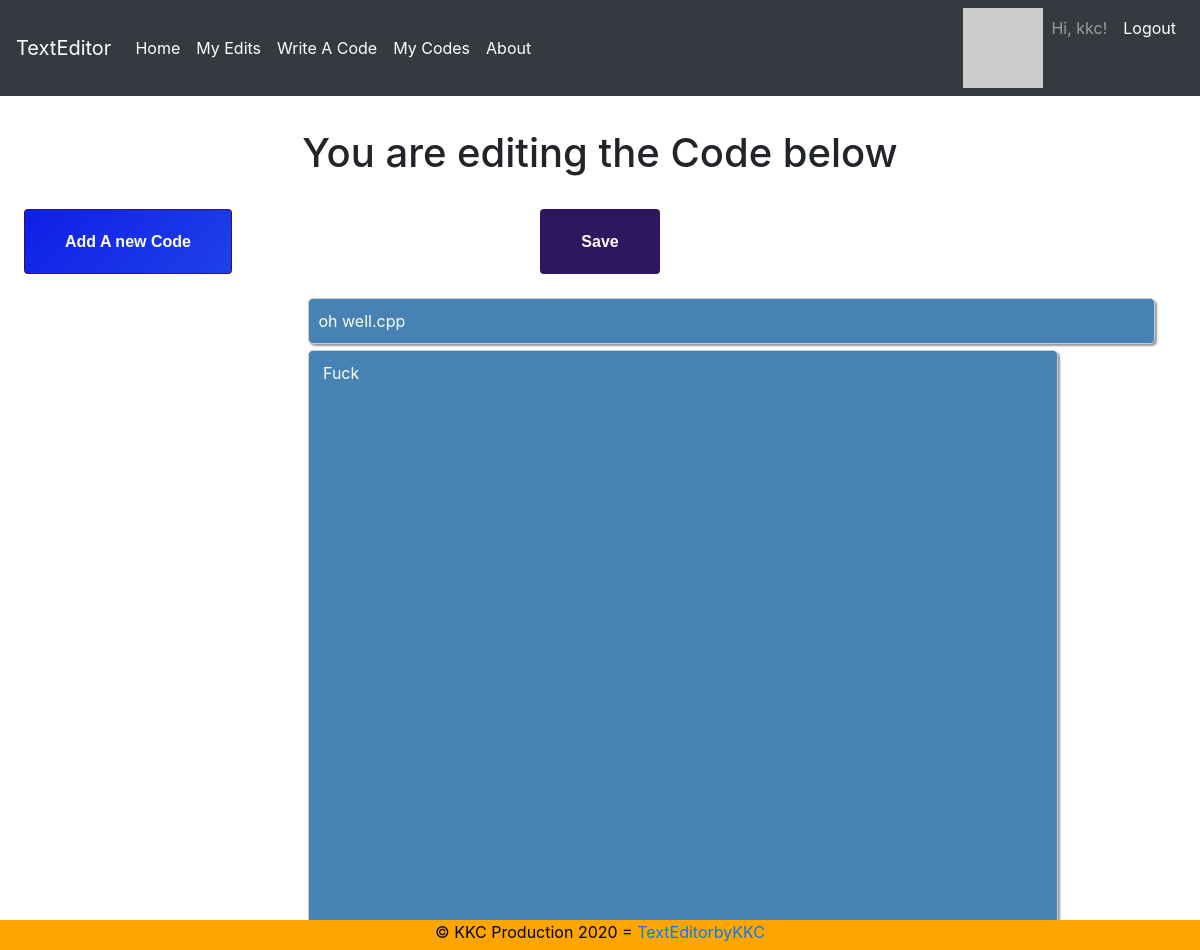
The page /editcodes/1 (signed in) on the database its author committed.
### app/models.py (models this page shows, shortened)
class User(UserMixin, db.Model):
    id = db.Column(db.Integer, primary_key=True)
    username = db.Column(db.String(64), index=True, unique=True)
    email = db.Column(db.String(120), index=True, unique=True)
    password_hash = db.Column(db.String(128))
    posts = db.relationship('EditorData', backref='author', lazy='dynamic')
    codes = db.relationship('CodeData', backref='author', lazy='dynamic')
    def avatar(self, size):
        digest = md5(self.email.lower().encode('utf-8')).hexdigest()
        return 'https://www.gravatar.com/avatar/{}?d=identicon&s={}'.format(
            digest, size)

class CodeData(db.Model):
    id = db.Column(db.Integer, primary_key=True)
    name = db.Column(db.Text)
    code = db.Column(db.Text)
    user_id = db.Column (db.Integer, db.ForeignKey('user.id'))

### app/routes.py (the view, shortened to what this page needs)
@app.route('/editcodes/<int:id>', methods=['GET', 'POST'])
@login_required
def editcode(id):
    code = CodeData.query.filter_by(id=id).first()
    return render_template('editcodes.html', code=code, title='Edit My Code')

### app/models.py (called while the page is built)
@login.user_loader
def load_user(id):
    return User.query.get(int(id))

### app/templates/editcodes.html
{% extends "base.html" %} {% block content %}
<center>
  <h1> You are editing the Code below </h1></center>
  <div class="row">
      <div class="col-lg-3 col-md-4 col-sm-6">
          <a href="/codingtab" target="_blank" class="btn --animated">
              <span>Add A new Code</span>
          </a>
      </div>
      <div class="col-lg-6 col-md-8 col-sm-12">
        <form method="POST">
            <Center><input type="submit" value="Save" class="btn --animated"></Center>
            <center > <textarea id="name" name="name" style="resize: none;" rows="1" cols="79" >{{ code.name }}</textarea> </center>
            <center> <textarea id="textpad" name="textpad" style="width:750px;height:600px;display:block;"> {{ code.code }}</textarea></center>
        </form>
      </div>
      <div class="col-lg-3 col-md-4 col-sm-6">
      </div>
  </div>
 {% endblock %}

### app/templates/base.html (shortened to what this page needs)
<!DOCTYPE html>
<html lang="en">
<head>
    <link rel="stylesheet" href="https://stackpath.bootstrapcdn.com/bootstrap/4.1.3/css/bootstrap.min.css">
</head>
<body>
  <div class="fixed-top">
  <nav class="navbar navbar-expand-md navbar-dark bg-dark justify-content-end">
    <a class="navbar-brand" href="{{url_for('index')}}">TextEditor</a>
    <div class="collapse navbar-collapse" id="navbarSupportedContent">
      <ul class="navbar-nav ">
        <li class="nav-item active">
          <a class="nav-link" href="{{ url_for('index') }}">Home<span class="sr-only">(current)</span></a>
        </li>
        {% if current_user.is_anonymous %}
        <li class="nav-item active">
          <a class="nav-link" href="{{ url_for('login') }}">login</a>
        </li>
        {% else %}
        <li class="nav-item active">
          <a class="nav-link" href="/myedits">My Edits</a>
        </li>
        <li class="nav-item active">
          <a class="nav-link" href="/codingtab">Write A Code<span class="sr-only">(current)</span></a>
        </li>
        <li class="nav-item active">
          <a class="nav-link" href="/mycodes">My Codes</a>
        </li>
        <li class="nav-item active">
          <a class="nav-link" href="/about">About</a>
        </li>
      </ul>
    </div>
    <div class="collapse navbar-collapse flex-grow-0" id="navbarSupportedContent">
      <ul class="navbar-nav text-right">
      <li>
        <img src="{{ current_user.avatar(50) }}">
      </li>
      <li class="nav-item" >
        <a class="nav-link"> Hi, {{ current_user.username }}!</a></li>
        <li class="nav-item active">
           <a class="nav-link" href="{{ url_for('logout') }}">Logout</a></li>
        {% endif %}
      </ul>
    </div>
  </nav>
  </div>
        <h1 style="color: white;">
        </h1>
        <br><br><br><br>
        {% block content %}{% endblock %}
<footer><center>© KKC Production 2020 =
  <a href="{{ url_for('index')}}"> TextEditorbyKKC</a> </center>
</footer>
</body>
</html>

### app/templates/base.html (style rules this page uses)
a { text-decoration:none; }
textarea { background-color:rgb(70,130,180); color: white; padding: 10px; line-height: 1.5; border-radius: 5px; border: 1px solid #ccc; box-shadow: 2px 2px 2px #999; }
body { overflow: auto; min-height: 100%; }
footer { z-index: 999; position: fixed; bottom:0; width:100%; height:30px; background:orange; color:black; }
:root { --font: 1rem/1.2 "helvetica", sans-serif; --bg-hover: linear-gradient( 135deg, #101ee7 0%, #2654e9 20%, #62d6fa 37%, #fff 50%, #fc35ca 66%, #7559ff 72%, #101ee7 100% ); --btn-color: #2e175e; }
.btn { display: table; text-align: center; color: #ffffff; text-decoration: none; position: relative; font: var(--font); font-weight: bold; padding: 22px 40px; background-color: var(--btn-color); overflow: hidden; margin: 24px; }
.--animated { transition: all 1s; }
.--animated span { position: relative; z-index: 9; }
.--animated:after { height: 100%; width: 2000px; transition: all 1s; background: var(--bg-hover); }
.--animated:before { height: 26px; width: 100%; top: -50px; z-index: 10; opacity: 0; background-color: rgba(255, 255, 255, 0.15); }
.--animated:before, a:after { position: absolute; top: 0; left: 0; z-index: 7; display: block; content: ""; }

### rows shown on the page
User: username "kkc"
CodeData: name "oh well.cpp", textpad "Fuck"
